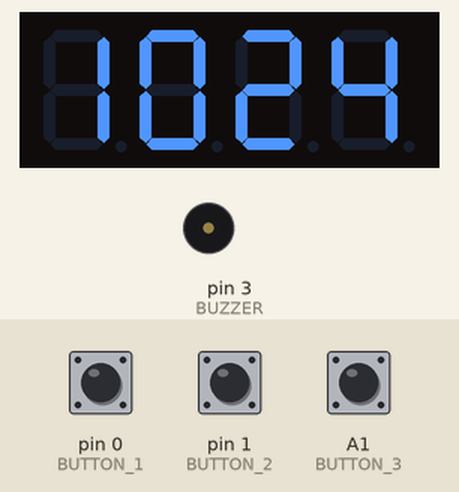
Recording of a sketch running on a simulated Arduino Uno, built with avr-gcc and run on an emulated ATmega328P. Parts: 4-digit seven-segment display, buzzer (waves = sounding). The test bench sets the inputs (shaded band); at power-on: A1 (BUTTON_3) HIGH, pin 0 (BUTTON_1) HIGH, pin 1 (BUTTON_2) HIGH. The local clock reads 2024-03-15 10:24:30 at power-on unless the sketch sets it; EEPROM starts erased.

Above: at 1.2 s.
1.3 s: A1 (BUTTON_3) pulled LOW for 3.2 s
At 4.45 s:
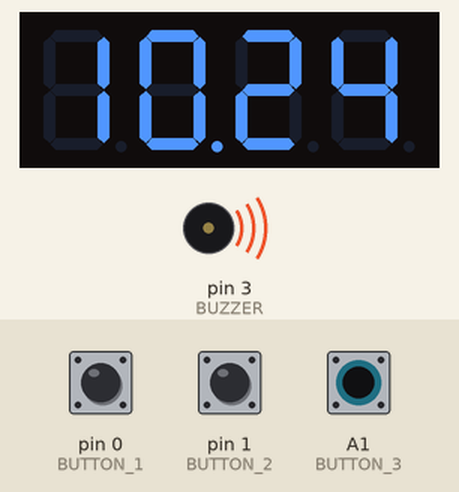
6.1 s: pin 0 (BUTTON_1) pulled LOW for 1 s
At 7.8 s:
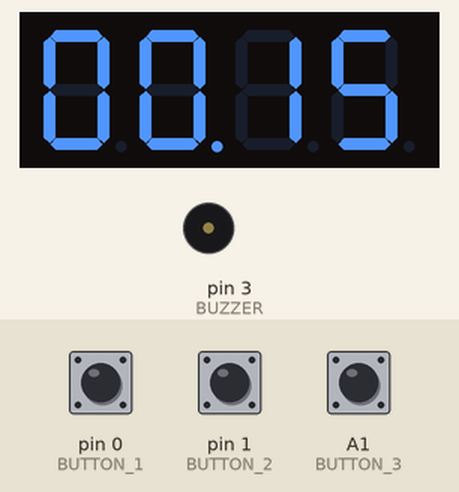
8.6 s: pin 1 (BUTTON_2) pulled LOW for 3.2 s
At 12.3 s:
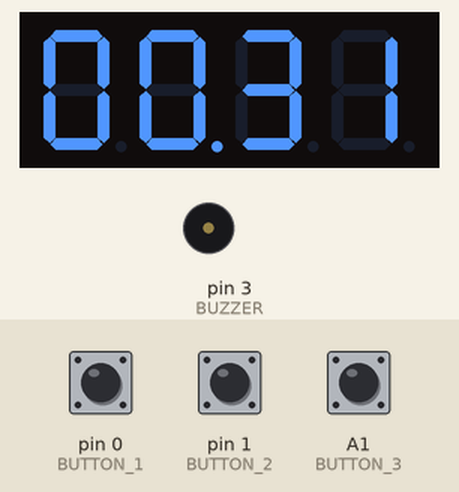
13.3 s: pin 0 (BUTTON_1) pulled LOW for 0.15 s
At 13.6 s:
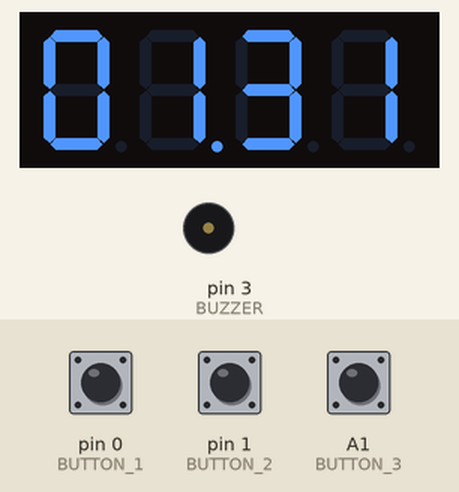
16.4 s: pin 1 (BUTTON_2) pulled LOW for 0.15 s
At 17.2 s:
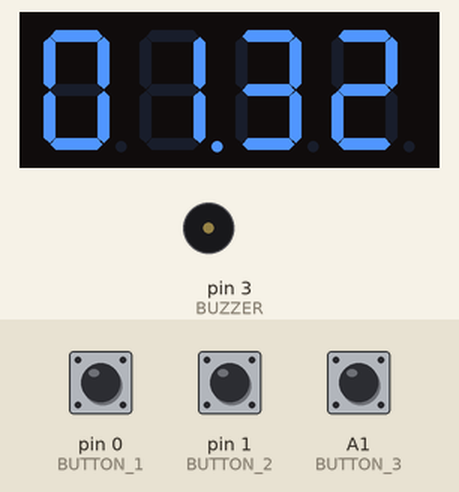
Timing chart, 0 to 19.4 s (numbered marks = the images above; inputs shaded):
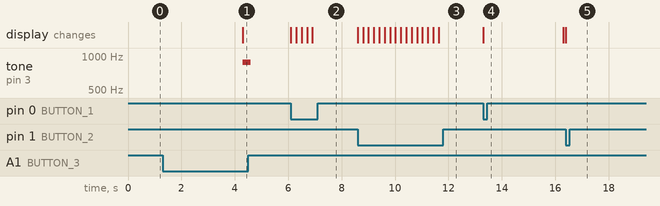

Measured:
- after the input at 1.3 s, tone on pin 3 (BUZZER): silent → 880 Hz after 3.0 s, → silent 0.30 s later; the display: changes after 3.0 s (image 1)
- after the input at 6.1 s, the display: first changes at once (image 2 shows a later state)
- after the input at 8.6 s, the display: first changes at once (image 3 shows a later state)
- after the input at 13.3 s, the display: changes at once (image 4)
- after the input at 16.4 s, the display: changes at once (image 5)

The sketch:

AlarmClock.ino
```cpp
/* AlarmClock */

/*********** Includes **********/
#include <Wire.h>
#include <EEPROM.h>
#include "TimerOne.h"
#include "SevSeg.h"
#include "RTClib.h"

/*********** Defines **********/
#define BUTTON_1   0  // Pin connected to the first button (need interruption support)
#define BUTTON_2   1  // Pin connected to the second button (need interruption support)
#define BUTTON_3   A1 // Pin connected to the third button (activate or deactivate the ring)
#define SEG_A      2  // Pin connected to the segment A
#define SEG_B      A0  // Pin connected to the segment B
#define SEG_C      4  // Pin connected to the segment C
#define SEG_D      5  // Pin connected to the segment D
#define SEG_E      6  // Pin connected to the segment E
#define SEG_F      7  // Pin connected to the segment F
#define SEG_G      8  // Pin connected to the segment G
#define SEG_P      9  // Pin connected to the point
#define DIGIT_1    10 // Pin connected to the digit 1
#define DIGIT_2    11 // Pin connected to the digit 2
#define DIGIT_3    12 // Pin connected to the digit 3
#define DIGIT_4    13 // Pin connected to the digit 4
#define BUZZER     3  // Pin conncted to the buzzer

/*********** Global variables **********/
SevSeg sevseg;                                                     // Object of the lib SevSeg in order to control segments
bool updateTime = false;                                           // Flag: true if time needs to be updated
RTC_DS1307 rtc;                                                    // Real Time Clock instance
DateTime time;                                                     // Current time
DateTime alarmTime(2010, 1, 1, EEPROM.read(0), EEPROM.read(1), 0); // Alarm time set up (hour and minutes saved at EEPROM addresses 0 and 1)

/*********** Setup **********/
void setup() {
  // Set up segments
  byte numDigits = 4;
  byte digitPins[] = {DIGIT_1, DIGIT_2, DIGIT_3, DIGIT_4};
  byte segmentPins[] = {SEG_A, SEG_B, SEG_C, SEG_D, SEG_E, SEG_F, SEG_G, SEG_P};
  bool resistorsOnSegments = false;
  byte hardwareConfig = COMMON_CATHODE;
  bool updateWithDelays = false;
  bool leadingZeros = true;
  sevseg.begin(hardwareConfig, numDigits, digitPins, segmentPins, resistorsOnSegments, updateWithDelays, leadingZeros);
  sevseg.setBrightness(90);

  // Init timer clock
  Timer1.initialize(1000); // Interruption every ms
  Timer1.attachInterrupt(updateTimer);

  // Configure buttons
  pinMode(BUTTON_1, INPUT); // hours
  pinMode(BUTTON_2, INPUT); // minutes
  pinMode(BUTTON_3, INPUT); // activate or deactivate the ring

  // Configure buzzer
  pinMode(BUZZER, OUTPUT); // Buzzer

  // RTC configuration
  Wire.begin();
  rtc.begin();
  if (!rtc.isrunning()) {
    // If RTC not initialised with a time, set one from computer at build time
    rtc.adjust(DateTime(F(__DATE__), F(__TIME__)));
  }
  time = rtc.now(); // Get the current time from RTC
}

/*********** Main loop **********/
void loop() {
  static unsigned long lastPush = millis(); // Store the last time button 1 or 2 was pushed
  static unsigned long lastNote = millis(); // Store the last time a note was played
  static unsigned long lastStopPush = 0;    // Store the last time button 3 was pushed
  static bool alarm = false;                // Alarm time is displayed
  static bool ringActive = false;           // Alarm is active (in order to ring when this is the right time)
  static bool alarmRinging = false;         // True the alarm is ringing

  // Increment hours every 200ms when pressed
  if (!digitalRead(BUTTON_1) && (millis() - lastPush) > 200) {
    alarmTime = alarmTime + 3600;
    lastPush = millis();
    alarm = true;
  }

  // Increment minutes every 200ms when pressed
  if (!digitalRead(BUTTON_2) && (millis() - lastPush) > 200) {
    alarmTime = alarmTime + 60;
    lastPush = millis();
    alarm = true;
  }

  if (!digitalRead(BUTTON_3)) {
    // If the alarm was ringing, a push on button 3 stops it
    if (alarmRinging) {
      alarmRinging = false;
    }

    // Check if the push lasts 3 seconds
    if (lastStopPush == 0) {
      lastStopPush = millis();
    } else if ((millis() - lastStopPush) > 3000) {
      ringActive = !ringActive;
      lastStopPush = millis();
      tone(BUZZER, 880, 300);
    }
  }

  // When the button is released, reinit lastStopPush
  if (digitalRead(BUTTON_3) && lastStopPush != 0) {
      lastStopPush = 0;
  }

  // Update the time every minutes
  if (updateTime) {
    time = rtc.now();
    updateTime = false;
    // Check if it's time to start the alarm
    if (time.hour() == alarmTime.hour() && time.minute() == alarmTime.minute() && ringActive) {
      alarmRinging = true;
    }
  }

  // Generate the ring
  if (alarmRinging && (millis() - lastNote) > 600) {
    tone(BUZZER, 880, 300);
    lastNote = millis();
  }

  int minutes;
  int hours;
  // Displays the alarm time during 3 seconds
  if (alarm && (millis() - lastPush) < 3000) {
    minutes = alarmTime.minute();
    hours = alarmTime.hour();
  } else {
    // Then, if the alarm time was changed, store the new alarm time in EEPROM
    if (alarm) {
      EEPROM.write(0, alarmTime.hour());
      EEPROM.write(1, alarmTime.minute());
      alarm = false;
    }
    minutes = time.minute();
    hours = time.hour();
  }

  // Display the new time
  sevseg.setNumber((hours * 100) + minutes, ringActive ? 2 : -1);
  sevseg.refreshDisplay();
}

/*********** Functions **********/

// Used by the interruption every ms
void updateTimer() {
  static int milliseconds = 0;
  milliseconds++;
  // Every minute, it's time to update the time displayed
  if (!(milliseconds % 60000)) {
    updateTime = true;
    milliseconds = 0;
  }
}
```
